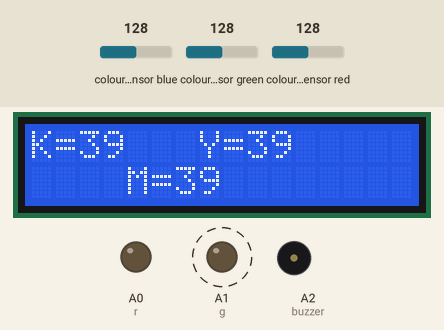
The sketch below on a simulated Arduino Uno, built with avr-gcc and run on an emulated ATmega328P. Parts: 16×2 character LCD, output pins drawn as LEDs (lit = HIGH), buzzer (waves = sounding). Wiring (inferred from the names in the program): TCS3200 colour sensor: output pin 12; S2 pin 10; S3 pin 11; S0 pin 8; S1 pin 9. Dashed ring = blinking. Inputs (shaded band) come from the test bench; at power-on: colour sensor red 128, colour sensor blue 128, colour sensor green 128. Pins used as bus, display or sensor lines are not drawn; what the sketch prints to the serial monitor is not drawn.

Above: at 0.2 s.
1.3 s: colour sensor red set to 65
At 3.3 s:
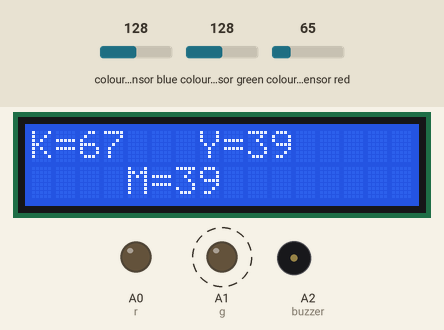
4.1 s: colour sensor red set to 59
At 6.7 s:
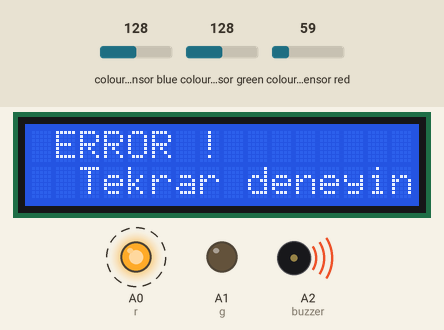
7.1 s: colour sensor blue set to 5
At 9.8 s:
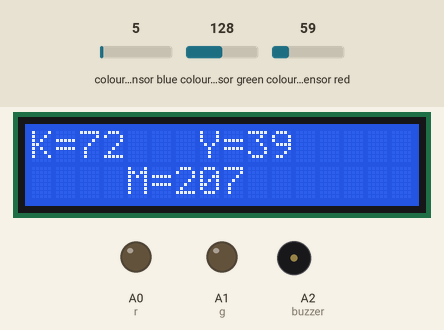
10.1 s: colour sensor green set to 5
At 13.0 s:
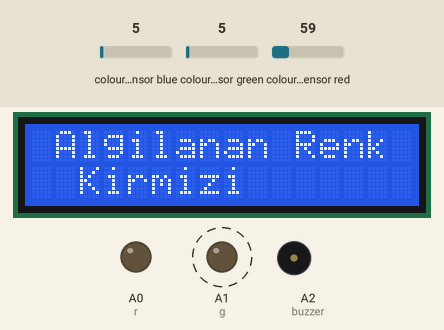
13.1 s: colour sensor blue set to 64
At 15.9 s:
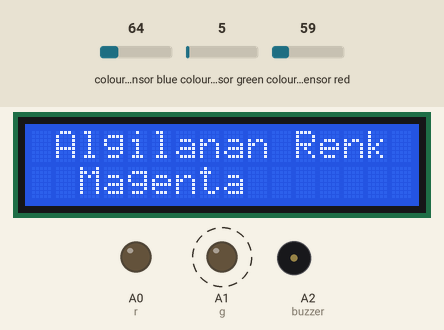
16.1 s: colour sensor green set to 73
At 18.6 s:
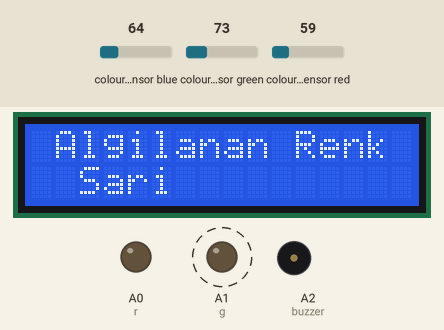
Timing chart, 0 to 20.1 s (numbered marks = the images above; inputs shaded):
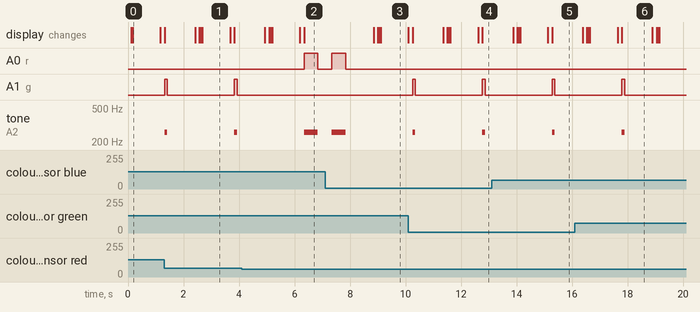

The sketch:

ColorSensingDevice.ino
```cpp
/*IEE Project  2021-2022
 App No : 1
 App Name : Color Sensor Device
 Author: Dogukan
 Version: v1
 */

#include <LiquidCrystal.h> //LCD kütüphanesini kodumuza dahil ediyoruz

#define s0 8 //Bağladığımız pinlere göre tanımlamalarımızı yapıyoruz
#define s1 9
#define s2 10
#define s3 11
#define sensorOut 12
#define r A0    // Kırmızı(Red) led pinimizi tanımlıyoruz.
#define g A1    // Yeşil(Green) led pinimizi tanımlıyoruz.
int buzzer=A2; // Buzzerı tanımlıyoruz
LiquidCrystal lcd(7, 6, 5, 4, 3, 2); //LCD pinlerini tanımlıyoruz
int K, Y, M = 0; //3 ana renk için değişken tanımlıyoruz

void setup() {

  lcd.begin(16, 2);
  pinMode(s0, OUTPUT); //S0, S1, S2 ve S3 pinlerini OUTPUT olarak tanımlıyoruz
  pinMode(s1, OUTPUT);
  pinMode(s2, OUTPUT);
  pinMode(s3, OUTPUT);
  pinMode(g, OUTPUT);
  pinMode(r, OUTPUT);
  pinMode(buzzer,OUTPUT);

  pinMode(sensorOut, INPUT); //OUT pinini INPUT olarak tanımlıyoruz

  digitalWrite(s1, LOW); //Frekans ölçeğimizi %20 olarak tanımlıyoruz
  digitalWrite(s0, HIGH);
  Serial.begin(9600);

}

void loop() {

  lcd.print("K=");
  digitalWrite(s2, LOW); //Kırmızıyı filtrele
  digitalWrite(s3, LOW);
  K = pulseIn(sensorOut, LOW); //OUT pini üzerindeki LOW süresini okur
  Serial.print("Kırmızı= ");
  Serial.print(K); //Kırmızı için aldığımız değeri serial monitöre yazdır
  Serial.print("  ");
  lcd.print(K); //Kırmızı için aldığımız değeri LCD ekrana yazdır
  lcd.print("  ");
  lcd.setCursor(7, 0); //İmleci 7. sütuna al
  delay(50); //50 milisaniye bekle

  lcd.print("Y=");
  digitalWrite(s2, HIGH); //Yeşili filtrele
  digitalWrite(s3, HIGH);
  Y = pulseIn(sensorOut, LOW); //OUT pini üzerindeki LOW süresini okur
  Serial.print("Yeşil= ");
  Serial.print(Y); //Yeşil için aldığımız değeri serial monitöre yazdır
  Serial.print("   ");
  lcd.print(Y); //Yeşil için aldığımız değeri LCD ekrana yazdır
  delay(50);

  lcd.setCursor(4, 1); //İmleci 2. satır 4. sütuna taşı
  lcd.print("M=");
  digitalWrite(s2, LOW); //Maviyi filtrele
  digitalWrite(s3, HIGH);
  M = pulseIn(sensorOut, LOW); //OUT pini üzerindeki LOW süresini okur
  Serial.print("Mavi= ");
  Serial.print(M); //Mavi için aldığımız değeri serial monitöre yazdır
  Serial.println();
  lcd.print(M); //Mavi için aldığımız değeri LCD ekrana yazdır
  lcd.setCursor(0, 0);
  delay(1000); //1000 milisaniye bekle
  //Renk değerlerini 1 saniye boyunca ekranda göreceğiz

  lcd.clear(); //Ekranı temizle
  delay(150); //150 milisaniye bekle


  //Kalibrasyon bölümünde elde ettiğimiz değerleri bu kısımda kullanacağız
  if (K < 70 && M < 70 && Y < 70) //Eğer tüm renklerin yoğunluğu yüksekse: Beyaz
  {
    lcd.setCursor(1, 0); //İmleci 1. sütuna al
    lcd.print("Algilanan Renk");
    lcd.setCursor(2, 1); //İmleci 2. satır 2. sütuna al
    Serial.print("Renk = Beyaz   ");
    lcd.print("Beyaz"); //Ekrana Beyaz yazdırır.
    tone(buzzer,260); //Buzzerı aç.
    digitalWrite(g,HIGH);    // Yeşil Ledi aç.
    delay(100);             // 0.1 saniye delay koy.
    digitalWrite(g,LOW);   // Yeşil Ledi kapa.
    noTone(buzzer); // Buzzerı Kapa.
  } else if (K < 100 && Y < M && abs(K - Y) < 20)

  //Kırmızı yoğunluğu yüksek ve yeşille arasındaki değer 20'den azsa: Sarı
  {
    lcd.setCursor(1, 0); //İmleci 1. sütuna al
    lcd.print("Algilanan Renk");
    lcd.setCursor(2, 1); //İmleci 2. satır 2. sütuna al
    Serial.print("Renk = Sarı   ");
    lcd.print("Sari");
    tone(buzzer,260); //Buzzerı aç.
    digitalWrite(g,HIGH);  // Yeşil Ledi aç.
    delay(100);            // 0.1 saniye delay koy.
    digitalWrite(g,LOW);   // Yeşil Ledi kapa.
    noTone(buzzer); // Buzzerı Kapa.
  } else if (K < 100 && M < Y && abs(M - K) < 20)
  //Kırmızı yoğunluğu yüksek ve mavi ile arasındaki değer 20'den azsa: Magenta
  {
    lcd.setCursor(1, 0); //İmleci 1. sütuna al
    lcd.print("Algilanan Renk");
    lcd.setCursor(2, 1); //İmleci 2. satır 2. sütuna al
    Serial.print("Renk = Magenta   ");
    lcd.print("Magenta"); //Ekrana Magenta yazdırır.
    tone(buzzer,260); //Buzzerı aç.
    digitalWrite(g,HIGH);  // Yeşil Ledi aç.
    delay(100);          // 0.1 saniye delay koy.
    digitalWrite(g,LOW);  // Yeşil Ledi kapa.
    noTone(buzzer); // Buzzerı Kapa.
  } else if (Y < 130 && Y < M && Y < K)
  //Yeşil yoğunluğu belli bir seviyenin üstünde ve kırmızı-maviden daha yoğunsa: Yeşil
  {
    lcd.setCursor(1, 0); //İmleci 1. sütuna al
    lcd.print("Algilanan Renk");
    lcd.setCursor(2, 1); //İmleci 2. satır 2. sütuna al
    Serial.print("Renk = Yeşil   ");
    lcd.print("Yesil");  // Ekrana Yeşil yazdırır.
    digitalWrite(buzzer,HIGH); //Buzzerı aç.
    tone(buzzer,260);  // Yeşil Ledi aç.
    digitalWrite(g,HIGH);  // Yeşil Ledi kapa.
    delay(100);          // 0.1 saniye delay koy.
    digitalWrite(g,LOW);  // Yeşil Ledi kapa.
    noTone(buzzer); // Buzzerı Kapa.
  } else if (M < 100 && M < Y && M < K)
  //Mavi yoğunluğu belli bir seviyenin üstünde ve yeşil-kırmızıdan daha yoğunsa: Mavi
  {
    lcd.setCursor(1, 0); //İmleci 1. sütuna al
    lcd.print("Algilanan Renk");
    lcd.setCursor(2, 1); //İmleci 2. satır 2. sütuna al
    Serial.print("Renk = Mavi   ");
    lcd.print("Mavi"); // Ekrana Mavi yazdırır.
    digitalWrite(buzzer,HIGH); //Buzzerı aç.
    tone(buzzer,260); // Yeşil Ledi aç.
    digitalWrite(g,HIGH);
    delay(100);          // 0.1 saniye delay koy.
    digitalWrite(g,LOW); // Yeşil Ledi kapa.
    noTone(buzzer); // Buzzerı Kapa.
  } else if (K < 100 && K < Y && K < M)
  //Kırmızı yoğunluğu belli bir seviyenin üstünde ve yeşil-maviden daha yoğunsa: Kırmızı
  {
    lcd.setCursor(1, 0); //İmleci 1. sütuna al
    lcd.print("Algilanan Renk");
    lcd.setCursor(2, 1); //İmleci 2. satır 2. sütuna al
    Serial.print("Renk = Kırmızı   ");
    lcd.print("Kirmizi"); // Ekrana Kirmizi yazdırır.
    tone(buzzer,260); //Buzzerı aç.
    digitalWrite(g,HIGH); // Yeşil Ledi aç.
    delay(100);         // 0.1 saniye delay koy.
    digitalWrite(g,LOW); // Yeşil Ledi kapa.
    noTone(buzzer); // Buzzerı Kapa.
  } else {

    lcd.setCursor(1,0); //İmleci 1. sütuna al
    lcd.print("ERROR !");
    lcd.setCursor(2, 1); //İmleci 2. satır 2. sütuna al
    Serial.print("Renk algılanamadı   "); //Belirlediğimiz kıstaslara uymayan diğer renkler
    lcd.print("Tekrar deneyin"); // Ekrana Tekrar deneyin yazdırır.


    tone(buzzer,260);  //Buzzerı aç.
    digitalWrite(r,HIGH); //Kırmızı Ledi aç.
    delay(500); // 0.5 saniye delay koy.
    digitalWrite(r,LOW); // Kırmızı Ledi kapa.
    noTone(buzzer); // Buzzerı Kapa.
    delay(500); // 0.5 saniye delay koy.
    tone(buzzer,260);  //Buzzerı aç.
    digitalWrite(r,HIGH); //Kırmızı Ledi aç.
    delay(500); // 0.5 saniye delay koy.
    digitalWrite(r,LOW); // Kırmızı Ledi kapa.
    noTone(buzzer); // Buzzerı Kapa.

  }

  Serial.println(); //Serial monitörde bir satır aşağı geç
  delay(1000); //1000 milisaniye bekle
  lcd.clear(); //LCD ekranı temizle
  delay(150);

}
```

Measured:
- the behaviour switches between 63 and 62 on colour sensor red (found by bisection; images 1 and 2)
- after the input at 4.1 s, A0 (r): LOW → HIGH after 2.2 s, → LOW 0.50 s later; A1 (g): stays LOW (without the input it goes to HIGH after 2.2 s)
- by itself, A1 (g): alternates HIGH for 0.10 s and LOW for 2.4 s
- what the display in image 0 shows lasts 1.0 s, from 0.2 s to 1.2 s
- what the display in image 6 shows lasts 1.1 s, from 17.8 s to 18.9 s
